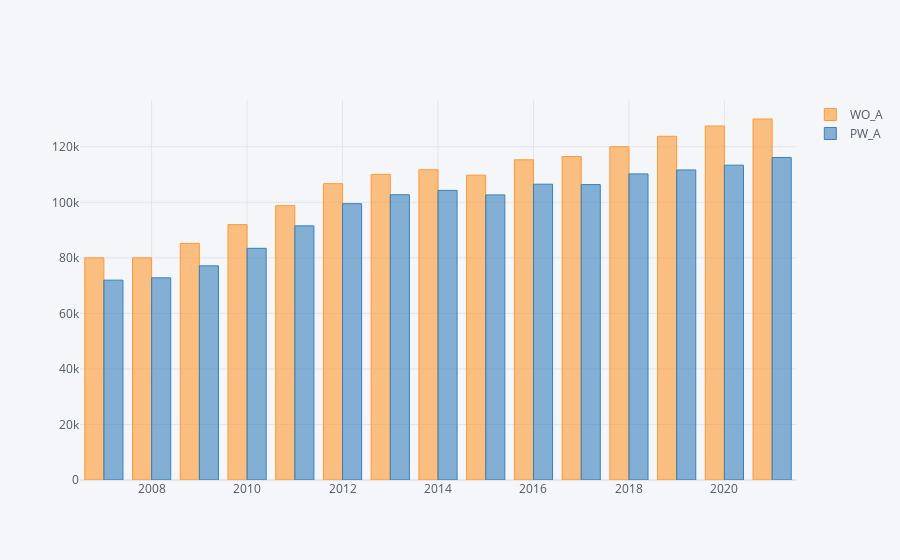

This figure's notebook cell:
### Code cell
df.groupby("YEAR")[["WO_A","PW_A"]].quantile(.75).iplot(kind = "bar")

### Figure 1 — Plotly figure (JSON) as saved in the notebook; plotly's stock layout.template omitted (floating-point values rounded to 4 significant figures)
{"data": [{"marker": {"color": "rgba(255, 153, 51, 0.6)", "line": {"color": "rgba(255, 153, 51, 1.0)", "width": 1}}, "name": "WO_A", "orientation": "v", "text": "", "type": "bar", "x": [2007, 2008, 2009, 2010, 2011, 2012, 2013, 2014, 2015, 2016, 2017, 2018, 2019, 2020, 2021], "y": [80000, 80000, 85220.0, 91957, 98779, 106700.0, 110100.0, 111700.0, 109762, 115304, 116500, 120000, 123780, 127480, 130000]}, {"marker": {"color": "rgba(55, 128, 191, 0.6)", "line": {"color": "rgba(55, 128, 191, 1.0)", "width": 1}}, "name": "PW_A", "orientation": "v", "text": "", "type": "bar", "x": [2007, 2008, 2009, 2010, 2011, 2012, 2013, 2014, 2015, 2016, 2017, 2018, 2019, 2020, 2021], "y": [71968, 72800, 77126, 83429, 91520, 99510.0, 102731, 104291, 102669, 106517, 106371, 110200.0, 111654, 113381, 116147]}], "layout": {"legend": {"bgcolor": "#F5F6F9", "font": {"color": "#4D5663"}}, "paper_bgcolor": "#F5F6F9", "plot_bgcolor": "#F5F6F9", "title": {"font": {"color": "#4D5663"}}, "xaxis": {"gridcolor": "#E1E5ED", "showgrid": true, "tickfont": {"color": "#4D5663"}, "title": {"font": {"color": "#4D5663"}, "text": ""}, "zerolinecolor": "#E1E5ED"}, "yaxis": {"gridcolor": "#E1E5ED", "showgrid": true, "tickfont": {"color": "#4D5663"}, "title": {"font": {"color": "#4D5663"}, "text": ""}, "zerolinecolor": "#E1E5ED"}}}
